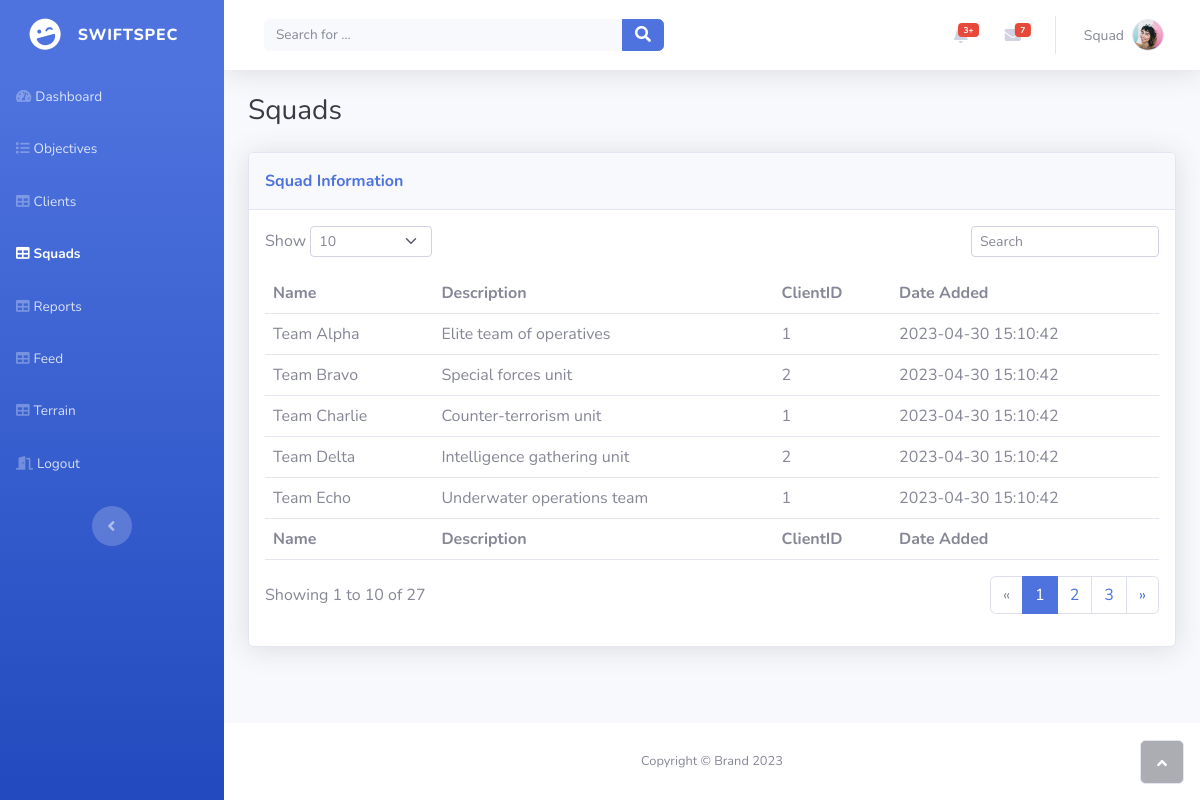
Page /squadlist.php on the earlier database version.
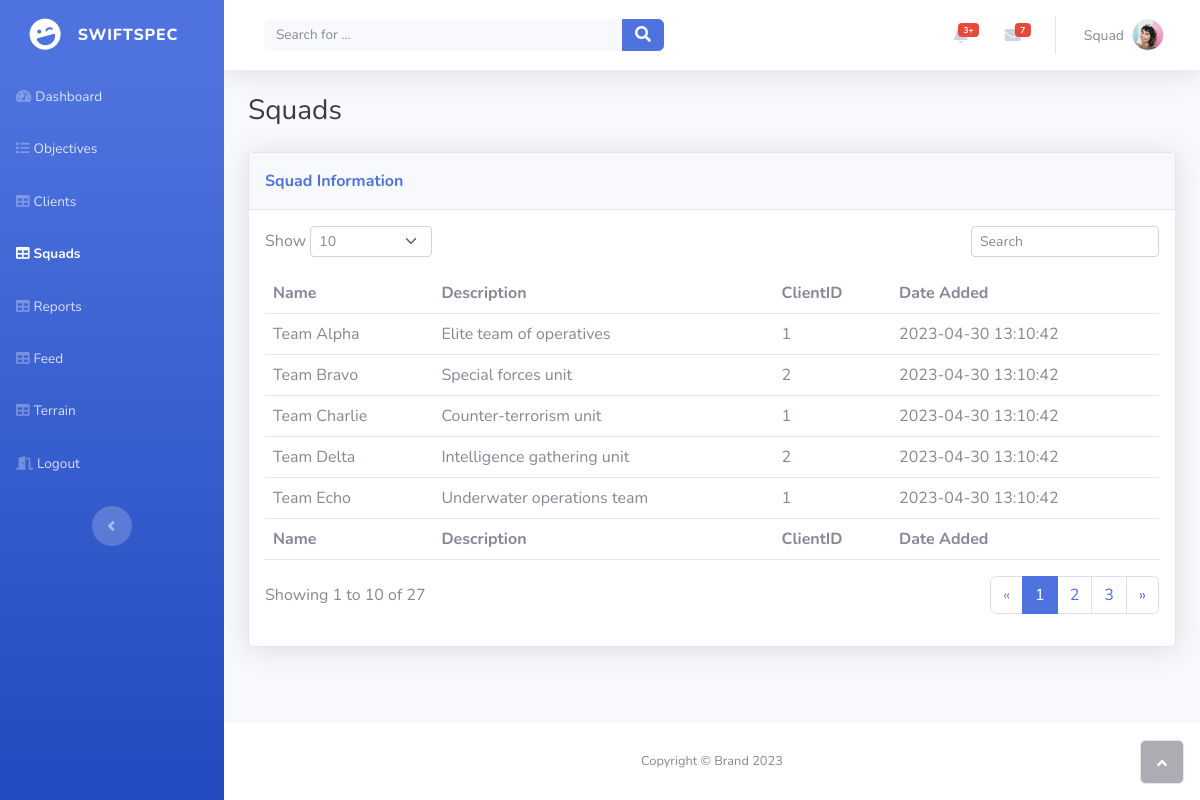
Same page on the later database version.
### tables this page shows
CREATE TABLE `squad` (
  `SquadID` int(11) NOT NULL,
  `SquadName` varchar(50) DEFAULT NULL,
  `Description` varchar(255) DEFAULT NULL,
  `ClientID` int(11) DEFAULT NULL,
  `DateAdded` timestamp NOT NULL DEFAULT current_timestamp() ON UPDATE current_timestamp()
);

### php/displaysquads.php (called while the page is built)
<?php
require_once 'connection.php';
$sql = "SELECT * FROM squad";
$result = $connection->query($sql);
$rows = array();
if ($result->num_rows > 0) {
  while($row = $result->fetch_assoc()) {
    $rows[] = $row;
  }
}
?>

### squadlist.php (the view, shortened to what the changed rows need)
<?php
require_once 'php/displaysquads.php';
?>
<!DOCTYPE html>
<html lang="en">
<head>
    <link rel="stylesheet" href="assets/bootstrap/css/bootstrap.min.css">
    <link rel="stylesheet" href="assets/fonts/fontawesome-all.min.css">
</head>
<body id="page-top">
    <div id="wrapper">
        <div class="d-flex flex-column" id="content-wrapper">
            <div id="content">
                <div class="container-fluid">
                    <div class="card shadow">
                        <div class="card-body">
                            <div class="table-responsive table mt-2" id="dataTable" role="grid" aria-describedby="dataTable_info">
                                <table class="table my-0" id="dataTable">
                                    <thead>
                                        <tr>
                                            <th>Name</th>
                                            <th>Description</th>
                                            <th>ClientID</th>
                                            <th>Date Added</th>
                                        </tr>
                                    </thead>
                                    <tbody>
                                        <?php foreach ($rows as $row) : ?>
                                            <tr>
                                                <td><?php echo $row['SquadName']; ?></td>
                                                <td><?php echo $row['Description']; ?></td>
                                                <td><?php echo $row['ClientID']; ?></td>
                                                <td><?php echo $row['DateAdded']; ?></td>
                                            </tr>
                                        <?php endforeach; ?>
                                    </tbody>
                                </table>
                            </div>
                        </div>
                    </div>
                </div>
            </div>
        </div><a class="border rounded d-inline scroll-to-top" href="#page-top"><i class="fas fa-angle-up"></i></a>
    </div>
</body>
</html>

Differences in the rows shown:
changed squad "Team Alpha": DateAdded "2023-04-30 15:10:42" → "2023-04-30 13:10:42"
changed squad "Team Bravo": DateAdded "2023-04-30 15:10:42" → "2023-04-30 13:10:42"
changed squad "Team Charlie": DateAdded "2023-04-30 15:10:42" → "2023-04-30 13:10:42"
changed squad "Team Delta": DateAdded "2023-04-30 15:10:42" → "2023-04-30 13:10:42"
changed squad "Team Echo": DateAdded "2023-04-30 15:10:42" → "2023-04-30 13:10:42"
